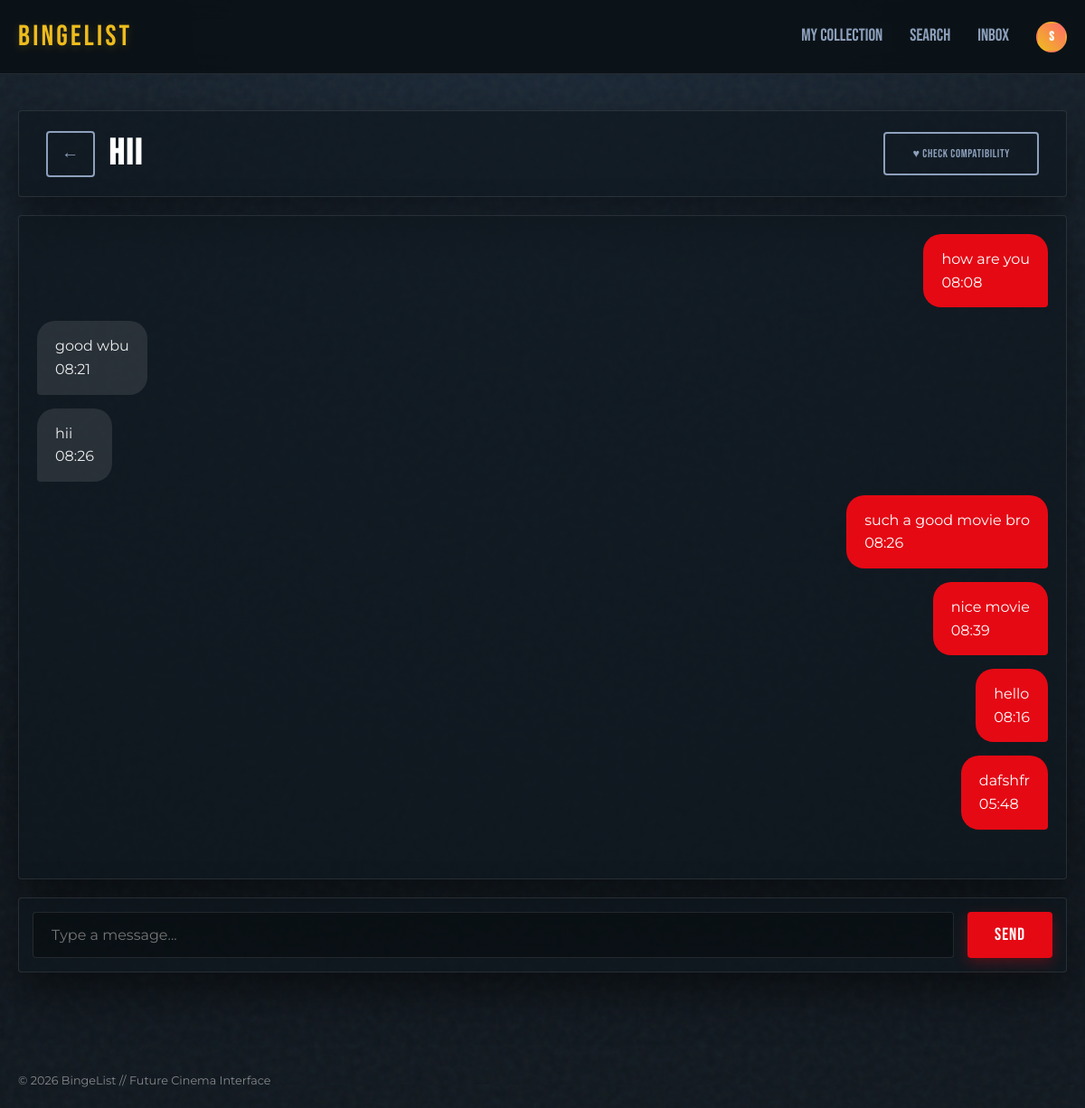
The app's page /chat/hii (signed in) with its own data.
### models.py (models this page shows, shortened)
class User(UserMixin, db.Model):
    id = db.Column(db.Integer, primary_key=True)
    username = db.Column(db.String(80), unique=True, nullable=False)
    avatar = db.Column(db.String(500), nullable=True) # Stores filename
    password = db.Column(db.String(120), nullable=False)
    movies = db.relationship('Movie', backref='owner', lazy=True)
    reviews = db.relationship('Review', backref='author', lazy=True)
    lists = db.relationship('MovieList', backref='owner', lazy=True)

class Message(db.Model):
    id = db.Column(db.Integer, primary_key=True)
    sender_id = db.Column(db.Integer, db.ForeignKey('user.id'), nullable=False)
    recipient_id = db.Column(db.Integer, db.ForeignKey('user.id'), nullable=False)
    body = db.Column(db.Text, nullable=False)
    timestamp = db.Column(db.DateTime, default=datetime.utcnow)
    is_read = db.Column(db.Boolean, default=False)
    sender = db.relationship('User', foreign_keys=[sender_id], backref='sent_messages')
    recipient = db.relationship('User', foreign_keys=[recipient_id], backref='received_messages')

### app.py (the view, shortened to what this page needs)
@app.route('/chat/<string:username>', methods=['GET', 'POST'])
@login_required
def chat(username):
    other_user = User.query.filter_by(username=username).first_or_404()
    messages = Message.query.filter(
        or_(
            (Message.sender_id == current_user.id) & (Message.recipient_id == other_user.id),
            (Message.sender_id == other_user.id) & (Message.recipient_id == current_user.id)
        )
    ).order_by(Message.timestamp.asc()).all()
    return render_template('chat.html', other_user=other_user, messages=messages)

### app.py (called while the page is built)
@app.context_processor
def inject_user_lists():
    if current_user.is_authenticated:
        user_lists = MovieList.query.filter_by(user_id=current_user.id).all()
        return dict(user_lists=user_lists)
    return dict(user_lists=[])

### models.py (called while the page is built)
@login_manager.user_loader
def load_user(user_id):
    return User.query.get(int(user_id))

### templates/chat.html (shortened to what this page needs)
{% extends 'base.html' %}
{% block content %}
<div class="fade-in" style="height: 80vh; display: flex; flex-direction: column;">
    <div class="glass-card"
        style="padding: 15px 30px; margin-bottom: 20px; display: flex; align-items: center; justify-content: space-between;">
        <div style="display: flex; align-items: center; gap: 15px;">
            <a href="{{ url_for('inbox') }}" class="btn btn-neon" style="padding: 8px 15px;">&larr;</a>
            <h2 style="margin: 0;">{{ other_user.username }}</h2>
        </div>
        <a href="{{ url_for('compare_taste', username=other_user.username) }}" class="btn btn-neon"
            style="font-size: 0.8rem;">
            ♥ Check Compatibility
        </a>
    </div>
    <div class="glass-card chat-container" id="chatContainer">
        {% for msg in messages %}
        <div class="message-bubble {{ 'sent' if msg.sender_id == current_user.id else 'received' }}">
            <div class="message-content">
                {{ msg.body }}
            </div>
            <div class="message-time">
                {{ msg.timestamp.strftime('%H:%M') }}
            </div>
        </div>
        {% endfor %}
    </div>
    <div class="glass-card" style="padding: 15px; margin-top: 20px;">
        <form method="POST" style="display: flex; gap: 15px;">
            <input type="text" name="body" placeholder="Type a message..." required autocomplete="off"
                style="margin-bottom: 0;">
            <button type="submit" class="btn btn-primary">Send</button>
        </form>
    </div>
</div>
{% endblock %}

### templates/base.html (shortened to what this page needs)
<!DOCTYPE html>
<html lang="en">
<head>
    <link rel="stylesheet" href="{{ url_for('static', filename='css/style.css') }}">
</head>
<body>
    <nav>
        <div class="nav-container">
            <a href="{{ url_for('index') }}" class="logo">BINGELIST</a>
            <div class="nav-links">
                {% if current_user.is_authenticated %}
                <a href="{{ url_for('dashboard') }}">My Collection</a>
                <a href="{{ url_for('search') }}">Search</a>
                <a href="{{ url_for('inbox') }}">Inbox</a>
                <a href="{{ url_for('profile', username=current_user.username) }}" class="nav-profile-link"
                    title="Profile">
                    <div class="nav-avatar">
                        {% if current_user.avatar %}
                        <img src="{{ url_for('static', filename=current_user.avatar) }}"
                            alt="{{ current_user.username }}"
                            style="width: 100%; height: 100%; object-fit: cover; border-radius: 50%;">
                        {% else %}
                        {{ current_user.username[0] | upper }}
                        {% endif %}
                    </div>
                </a>
                {% else %}
                <a href="{{ url_for('login') }}">Login</a>
                <a href="{{ url_for('signup') }}" class="btn btn-neon" style="margin-left: 20px;">Initialize Profile</a>
                {% endif %}
            </div>
        </div>
    </nav>
    <div class="container">
        {% block content %}
        {% endblock %}
    </div>
    <footer style="margin-top: 50px; padding: 20px; opacity: 0.5; font-size: 0.8rem;">
        &copy; 2026 BingeList // Future Cinema Interface
    </footer>
</body>
</html>

### static/css/style.css (style rules this page uses)
:root { --bg-dark: #0f171e; --bg-darker: #0b1116; --primary-gold: #eebc1d; --accent-red: #e50914; --text-main: #f5f5f5; --text-muted: #8da0bc; --glass-bg: rgba(15, 23, 30, 0.7); --glass-border: rgba(255, 255, 255, 0.1); --neon-blue: #00cefc; }
body { background-color: var(--bg-dark); color: var(--text-main); font-family: 'Montserrat', sans-serif; margin: 0; min-height: 100vh; line-height: 1.6; }
h1, h2, h3, h4, .btn { font-family: 'Bebas Neue', sans-serif; letter-spacing: 0.05em; text-transform: uppercase; }
h2 { font-size: 2.5rem; color: white; }
a { color: var(--primary-gold); text-decoration: none; transition: all 0.3s ease; }
.container { max-width: 1400px; margin: 0 auto; padding: 40px 20px; }
.glass-card { background: var(--glass-bg); backdrop-filter: blur(20px); -webkit-backdrop-filter: blur(20px); border: 1px solid var(--glass-border); border-radius: 4px; padding: 30px; box-shadow: 0 20px 50px rgba(0, 0, 0, 0.5); transition: transform 0.4s ease, border-color 0.4s ease; }
input, textarea, select { background: rgba(0, 0, 0, 0.3); border: 1px solid var(--glass-border); color: white; padding: 15px 20px; border-radius: 4px; width: 100%; box-sizing: border-box; font-family: 'Montserrat', sans-serif; font-size: 1rem; margin-bottom: 15px; transition: border-color 0.3s; }
.btn { display: inline-block; padding: 12px 30px; border-radius: 4px; font-size: 1.2rem; border: none; cursor: pointer; transition: all 0.3s ease; text-align: center; }
.btn-primary { background-color: var(--accent-red); color: white; box-shadow: 0 5px 15px rgba(229, 9, 20, 0.3); }
.btn-neon { background: transparent; border: 2px solid var(--text-muted); color: var(--text-muted); }
nav { padding: 15px 0; backdrop-filter: blur(10px); position: sticky; top: 0; z-index: 100; background: rgba(11, 17, 22, 0.9); border-bottom: 1px solid var(--glass-border); }
.nav-container { max-width: 1400px; margin: 0 auto; padding: 0 20px; display: flex; justify-content: space-between; align-items: center; }
.logo { font-family: 'Bebas Neue', sans-serif; font-size: 2rem; letter-spacing: 0.1em; color: var(--primary-gold); text-shadow: 0 2px 10px rgba(238, 188, 29, 0.2); text-shadow: 0 2px 10px rgba(238, 188, 29, 0.2); }
.nav-links { display: flex; align-items: center; }
.nav-profile-link { display: flex !important; align-items: center; }
.nav-avatar { width: 35px; height: 35px; background: rgba(255, 255, 255, 0.1); border: 1px solid var(--primary-gold); border-radius: 50%; display: flex; justify-content: center; align-items: center; font-weight: 600; color: var(--primary-gold); font-family: 'Montserrat', sans-serif; font-size: 1rem; transition: all 0.3s ease; }
.nav-links a { font-family: 'Bebas Neue', sans-serif; font-size: 1.2rem; margin-left: 30px; color: var(--text-muted); }
.chat-container { flex-grow: 1; overflow-y: auto; display: flex; flex-direction: column; gap: 15px; padding: 20px; }
.message-bubble { font-family: 'Montserrat', sans-serif; max-width: 70%; padding: 15px 20px; border-radius: 20px; font-size: 1rem; position: relative; animation: fadeIn 0.3s ease; }
.message-bubble.sent { align-self: flex-end; background: var(--accent-red); color: white; border-bottom-right-radius: 4px; }
.message-bubble.received { align-self: flex-start; background: rgba(255, 255, 255, 0.1); color: rgba(255, 255, 255, 0.9); border-bottom-left-radius: 4px; }
.fade-in { animation: fadeIn 0.8s ease-out forwards; }
.nav-profile-link { display: flex; align-items: center; margin-left: 20px; }
.nav-avatar { width: 30px; height: 30px; border-radius: 50%; background: linear-gradient(45deg, var(--primary-gold), #ff6b6b); display: flex; align-items: center; justify-content: center; font-family: 'Bebas Neue', sans-serif; font-size: 0.9rem; color: white; border: 2px solid transparent; transition: border-color 0.3s; }

### records on screen
User: username "S"
User: username "HII"
Message: body "how are you", timestamp "08:08"
Message: body "good wbu", timestamp "08:21"
Message: body "hii", timestamp "08:26"
Message: body "such a good movie bro", timestamp "08:26"
Message: body "nice movie", timestamp "08:39"
Message: body "hello", timestamp "08:16"
Message: body "dafshfr", timestamp "05:48"
